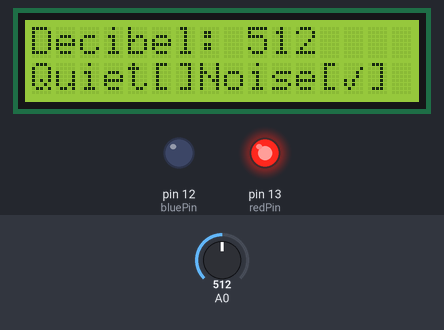
Bench run of a sketch on a simulated Arduino Uno, built with avr-gcc and run on an emulated ATmega328P. On the bench: 16×2 character LCD, output pins drawn as LEDs (lit = HIGH). The test bench sets the inputs (shaded band); at power-on: A0 = 512. What the sketch prints to the serial monitor is not drawn.

Above: at 1.2 s.
1.3 s: A0 set to 70
At 3.3 s:
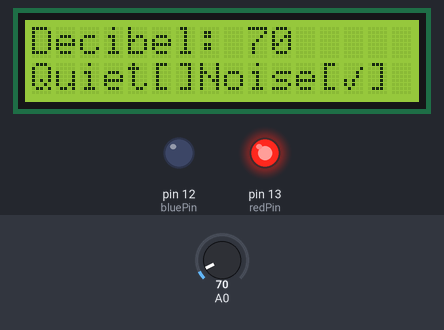
3.8 s: A0 set to 61
At 5.6 s:
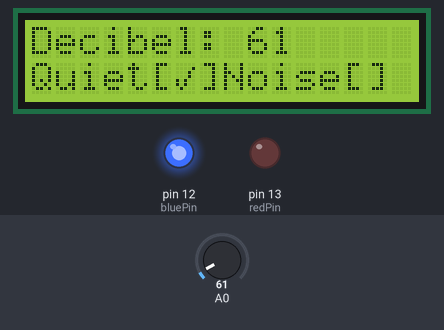
5.9 s: A0 set to 16
At 7.1 s:
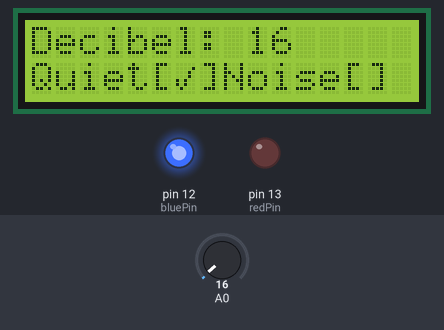
Timing chart, 0 to 8.9 s (numbered marks = the images above; inputs shaded):
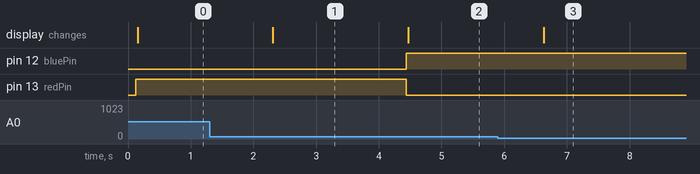

The sketch:

source.ino
```cpp
#include <LiquidCrystal_I2C.h>         //LCD 디스플레이어 사용을 위한 헤더파일 선언
#include <Wire.h>                      //LCD 통신을 위하여 헤더파일 선언

byte check[8]={ B00000, B00001, B00010,B00010, B10100, B10100, B01000, B00000};           //LCD에 특수문자(체크표시)출력을 위한 배열
int m_min = 26;
int m_max = 0;
int redPin= 13;
int bluePin = 12;

LiquidCrystal_I2C lcd(0x27, 16, 2);

void setup()
{
   Serial.begin(9600);                        //시리얼 통신
   pinMode(redPin, OUTPUT);
   pinMode(bluePin, OUTPUT);
   lcd.init();
   lcd.backlight();           //lcd 배경 불 켜기
    lcd.createChar(0, check);

}
void loop()
{
  int val = analogRead(A0);         // 사운드센서로부터 입력받은 값을 val 변수에 저장함.
  Serial.print("데시벨:  ");
  Serial.print(val);               // 시리얼 모니터에 현재 데시벨이 얼마정도인지 계속 출력함.
  Serial.print("\n");

  delay(50);
    if(val>65){                    // 데시벨이 공간마다 기준이 다르지만 65이상을 기준으로 잡고 하였다.
      digitalWrite(redPin,HIGH);          //65 이상일때 빨간 LED가 켜짐.
      digitalWrite(bluePin,LOW);          //65 이상일때 파란 LED는 꺼짐.
      Serial.print("큰소리가 감지되었습니다.");         // 일정 데시벨 이상으로 넘어갔을때 시리얼통신으로 출력문을 출력함.
      lcd.clear();                                    //LCD 초기화
      lcd.setCursor(0,0);                             //LCD 1번째 줄에 Decibel을 적음
      lcd.print("Decibel: ");
      lcd.print(val);
      lcd.setCursor(0,1);                             //lcd 2번째 줄에 Quiet Noise를 적고 65이상일때 Noise 중괄호안에 체크표시를 출력하는 byte를 넣음.
      lcd.print("Quiet[");
      lcd.print("]");
      lcd.print("Noise[");
      lcd.write(byte(0));
      lcd.print("]");
      delay(1000);
    }
    else if(val<65 && val>=0 ){
      digitalWrite(bluePin,HIGH);
      digitalWrite(redPin,LOW);
      lcd.clear();                                    //LCD 초기화
      lcd.setCursor(0,0);
      lcd.print("Decibel: ");                         //LCD 1번째 줄에 Decibel을 적음
      lcd.print(val);
      lcd.setCursor(0,1);
      lcd.print("Quiet[");                            //lcd 2번째 줄에 65이하일때 quite 중괄호안에 체크표시를 출력하는 byte를 넣음.
      lcd.write(byte(0));
      lcd.print("]");
      lcd.print("Noise[");
      lcd.print("]");
      delay(1000);
    }
}
```

Measured:
- the behaviour switches between 65 and 64 on A0 (found by bisection; images 1 and 2)
- after the input at 1.3 s, the display: changes after 1.0 s (image 1)
- after the input at 3.8 s, pin 12 (bluePin): LOW → HIGH after 0.64 s; pin 13 (redPin): HIGH → LOW after 0.64 s; the display: changes after 0.67 s (image 2)
- after the input at 5.9 s, the display: changes after 0.73 s (image 3)
